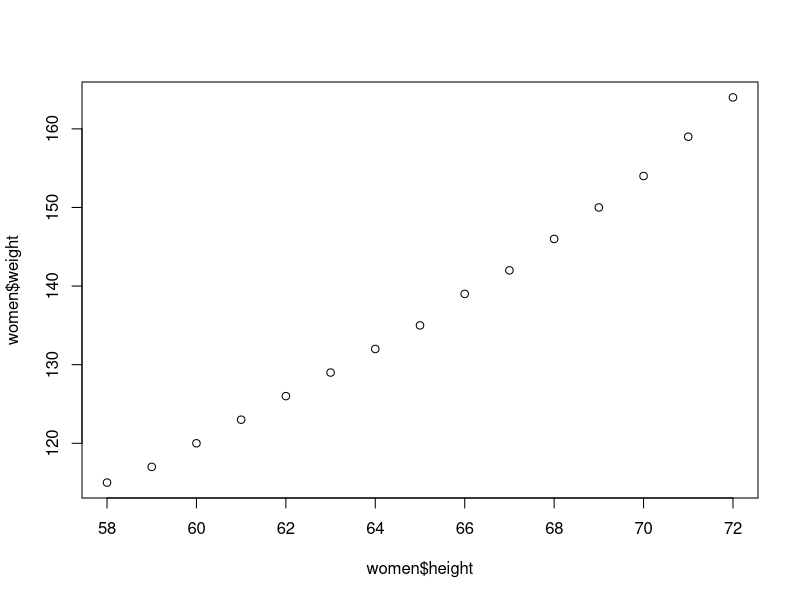
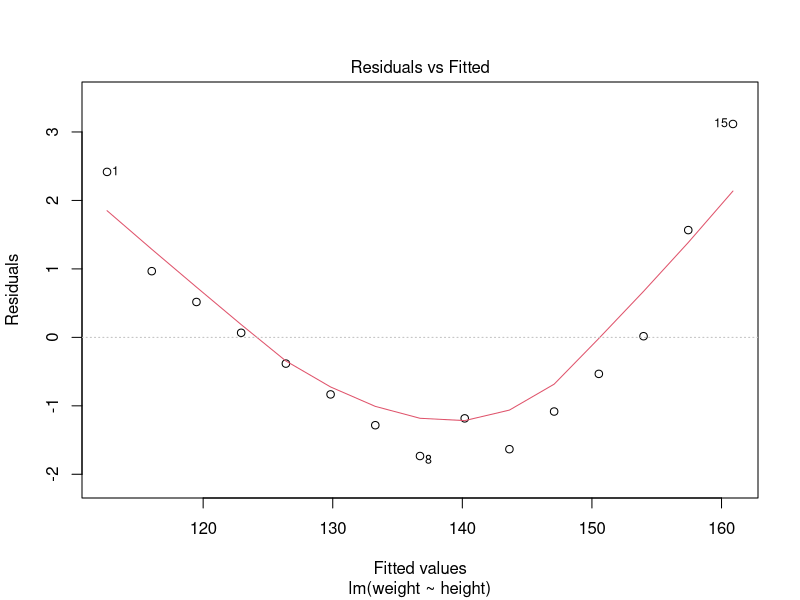
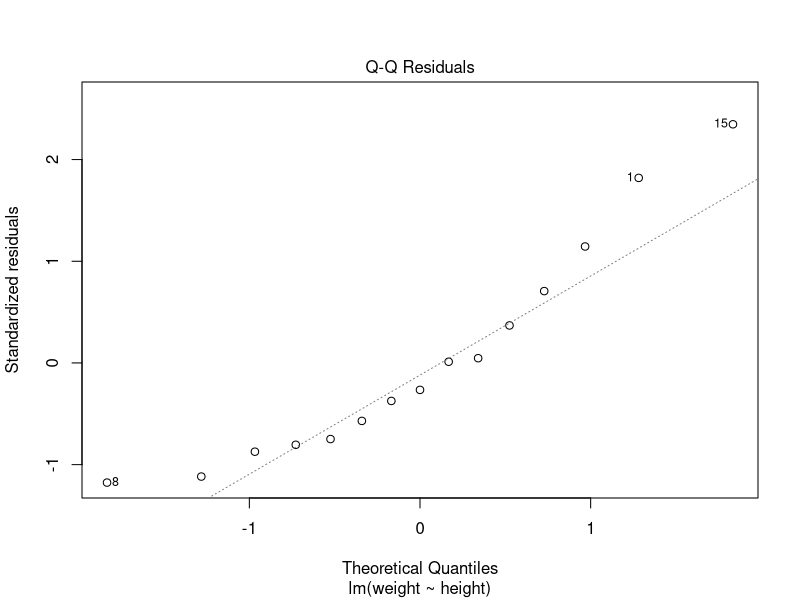
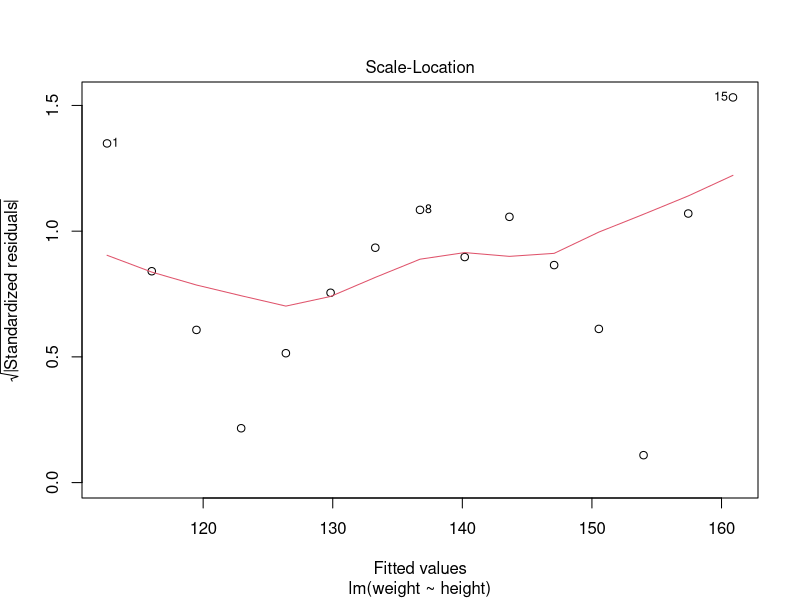
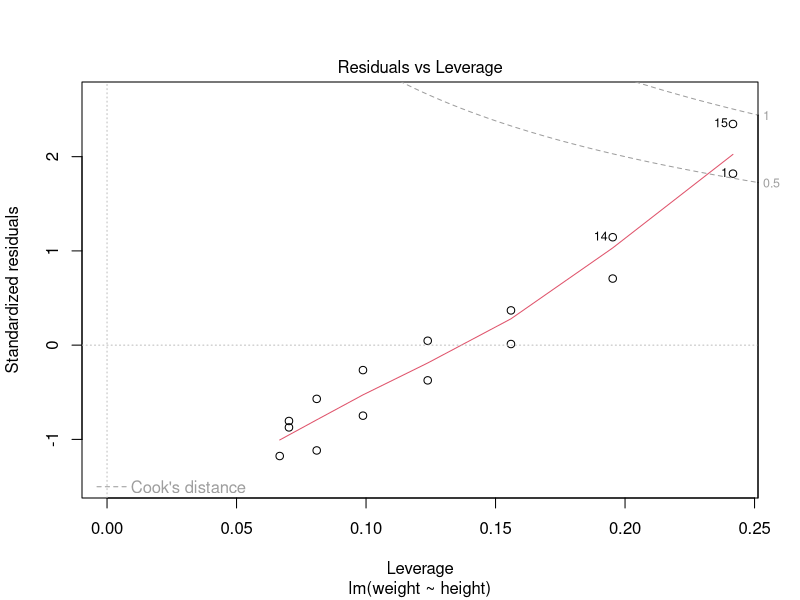

Recreate these plots in R, in order.
#modeling 
# linear programming- simple, multiple
#y ~ x1 (SLR); y~ x1+x2....(MLR)
#y- Dependent Variable, x - Independent

head(women)
# y~ weight, x~ height
cor(women$height, women$weight)
#correlation tells us the strength of relation (-1,0,1) like highly(1) related or weakly(0)
cov(women$height, women$weight)
#covariance tells us the direction of relation like positive or negative
# for example here it is positive means weight increases with height
plot(women$height, women$weight)
fit1= lm(weight ~ height, data= women)
# lm is a command to do linear modelling
summary(fit1)
#F stats Pvalue << 0.05 : linear model exist
#at least 1 independent variable is significant in dependent variable

#multiple Rsquare =0.991 Coeff of determination 
# where 0.991 shows 99% of variation in Y is explained by X
# Adjusted Rsquare= 0.9903 
# multiple Rsquare is taken when we have one independent variable otherwise Adjusted Rsquare
# y=mx+c m is slope and c is intercept; y=-87+3.45*height
range(women$height)
# only do interpolation not exterpolation
women$weight
#above are actual values
(y= -87 + 3.45*women$height)
#Predicted values for actual heights
fitted(fit1)
# fitted is a generic function for prediction
residuals(fit1)
# it is the difference between predicted and actual weights
summary(residuals(fit1))
summary(fit1)
# summary of model
newdata1=data.frame(height=c(60.4,55.9))
# the values for which the weight is to be predicted is shown
p1=predict(fit1, newdata=newdata1, type='response')
?predict
# p1 is the value predicted
p1
cbind( newdata1, p1)
# cbind combines data
# check for assumptions of linear regression
plot(fit1)
